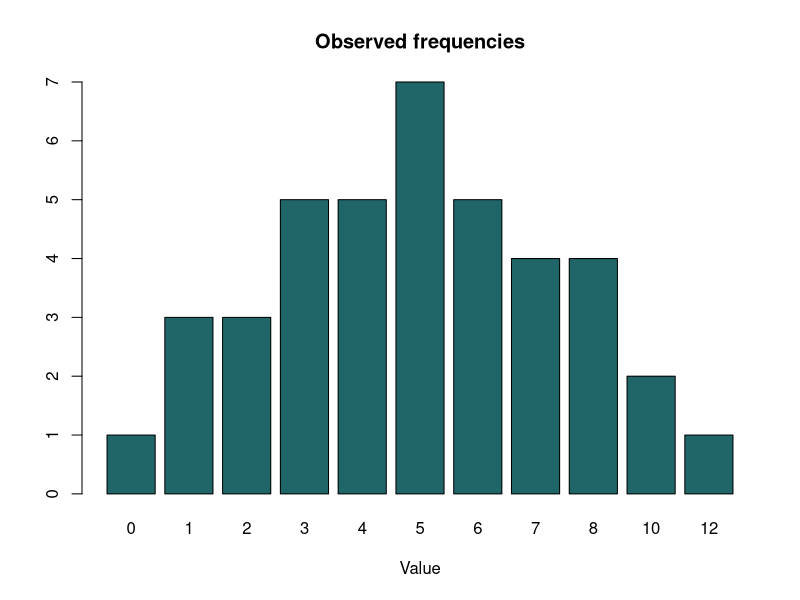
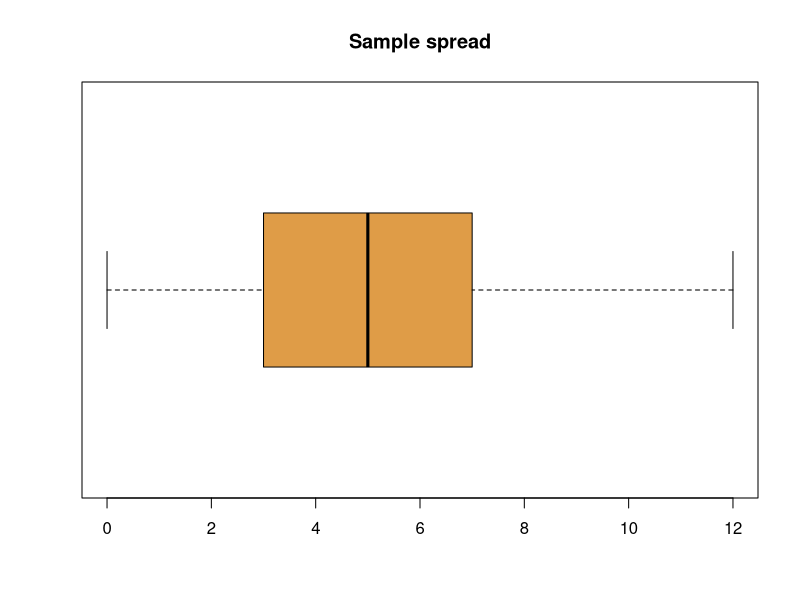
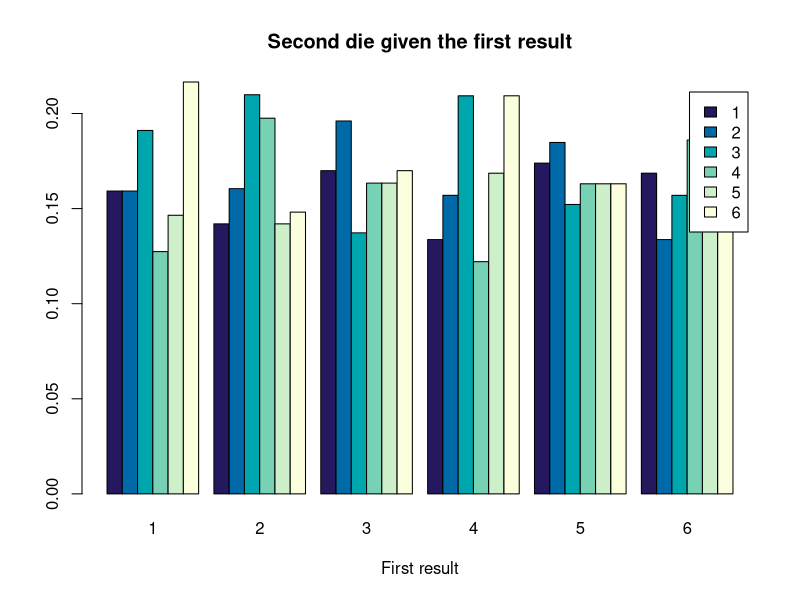
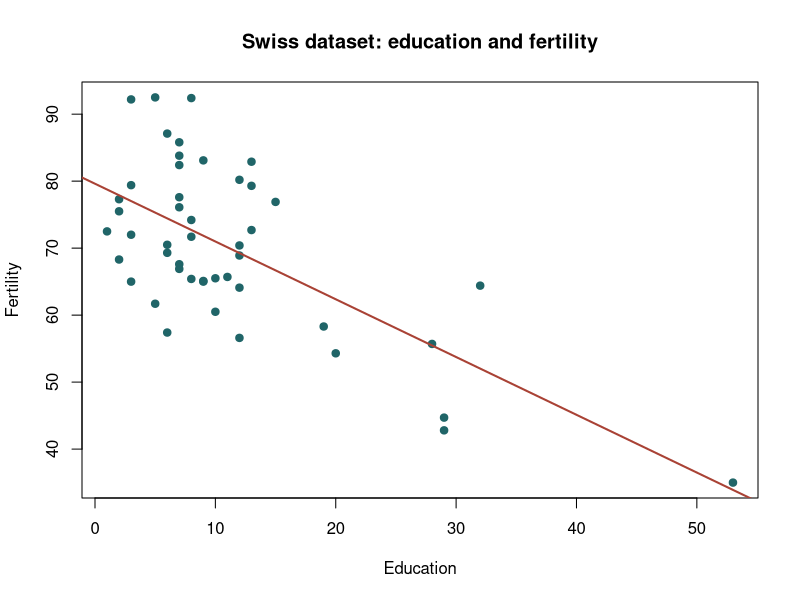
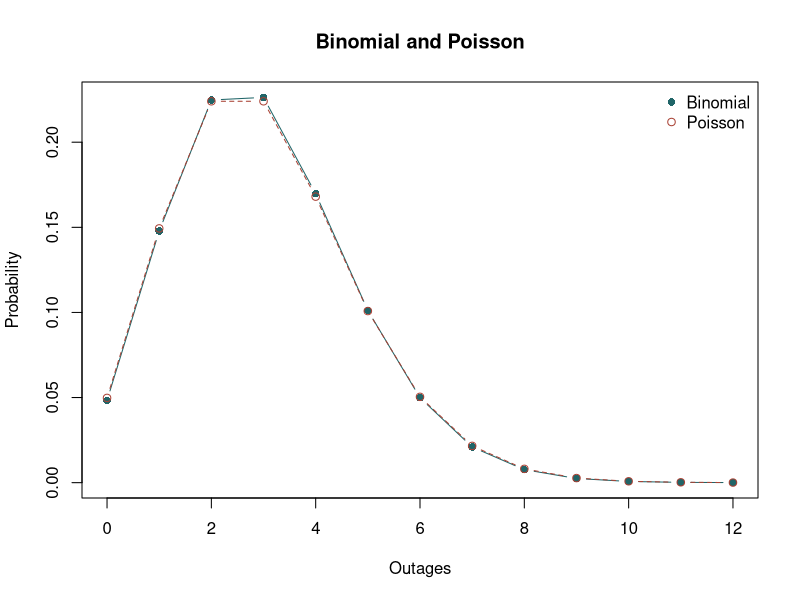

The R source for these figures, in order:
args <- commandArgs(trailingOnly = TRUE)
out <- if (length(args) > 0) args[1] else "reports"
dir.create(out, recursive = TRUE, showWarnings = FALSE)

sample_values <- c(7, 5, 1, 5, 12, 3, 2, 1, 4, 7, 6, 4, 1, 8, 10, 3, 3, 6,
                   5, 2, 5, 8, 2, 6, 0, 7, 4, 4, 6, 8, 5, 5, 4, 7, 8, 10, 6, 3, 5, 3)
counts <- table(sample_values)
modes <- names(counts)[counts == max(counts)]
summary_table <- data.frame(
  observations = length(sample_values), mean = mean(sample_values),
  median = median(sample_values), variance = var(sample_values),
  sd = sd(sample_values), mode = paste(modes, collapse = ", ")
)
write.csv(summary_table, file.path(out, "descriptive.csv"), row.names = FALSE)

set.seed(106)
dice <- data.frame(first = sample(1:6, 1000, replace = TRUE),
                   second = sample(1:6, 1000, replace = TRUE))
joint <- with(dice, table(first, second))
conditional <- prop.table(joint, margin = 1)
write.csv(as.data.frame(joint), file.path(out, "dice.csv"), row.names = FALSE)

swiss_fit <- lm(Fertility ~ Education, data = swiss)
outages <- 0:12
n <- 150
p <- 0.02
pois_mean <- n * p
comparison <- data.frame(
  outages = outages, binomial = dbinom(outages, n, p), poisson = dpois(outages, pois_mean)
)
write.csv(comparison, file.path(out, "probabilities.csv"), row.names = FALSE)

capture.output(
  summary_table, quantile(sample_values), addmargins(joint), conditional,
  cor(dice$first, dice$second), summary(swiss_fit),
  qbinom(0.99, n, p), qpois(0.99, pois_mean),
  shapiro.test(trees$Volume), t.test(trees$Volume, mu = 32),
  file = file.path(out, "summary.txt")
)

pdf(file.path(out, "figures.pdf"), width = 9, height = 6)
barplot(counts, col = "#206568", main = "Observed frequencies", xlab = "Value")
boxplot(sample_values, horizontal = TRUE, col = "#df9c47", main = "Sample spread")
barplot(t(conditional), beside = TRUE, col = hcl.colors(6, "YlGnBu"),
        main = "Second die given the first result", xlab = "First result",
        legend.text = colnames(joint))
plot(Fertility ~ Education, data = swiss, pch = 19, col = "#206568",
     main = "Swiss dataset: education and fertility")
abline(swiss_fit, col = "#a94235", lwd = 2)
matplot(outages, comparison[, c("binomial", "poisson")], type = "b", pch = c(16, 1),
        col = c("#206568", "#a94235"), xlab = "Outages", ylab = "Probability",
        main = "Binomial and Poisson")
legend("topright", legend = c("Binomial", "Poisson"), col = c("#206568", "#a94235"),
       pch = c(16, 1), bty = "n")
invisible(dev.off())

stopifnot(length(sample_values) == 40, median(sample_values) == 5, sum(joint) == 1000,
          all(abs(rowSums(conditional) - 1) < 1e-10))
cat("Statistics report generated in", out, "\n")
